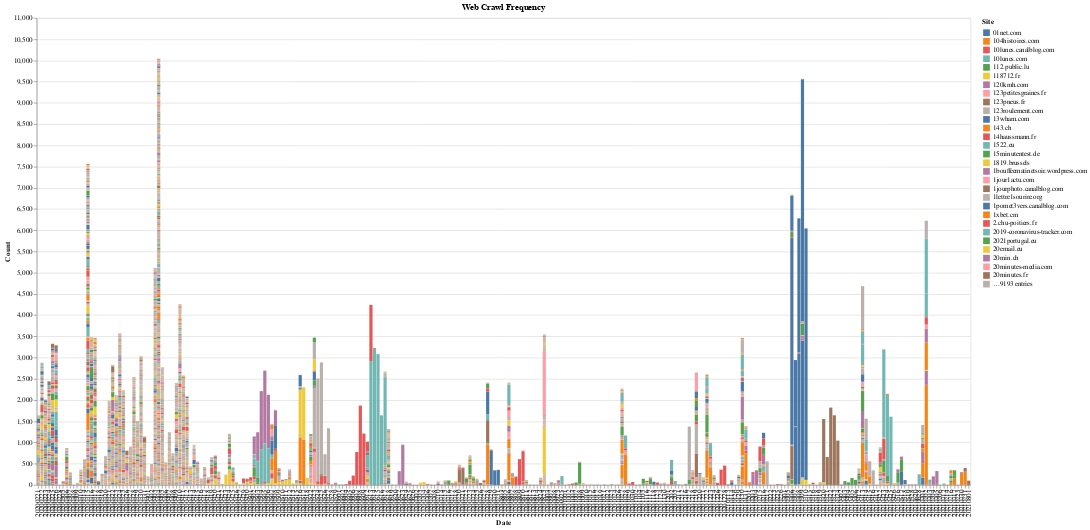

Notebook source saved alongside this figure:
### Markdown cell above
Next, we'll create a stacked bar chart where each bar will show the distribution of pages in that crawl by top-level domain.

**NOTE**: Charts like this one work a lot better with collections that have more than 1 or 2 crawl dates. The temporal aspect is definitely something to take into consideration with each of the examples provided in this notebook.

### Code cell
## Altair has a default limit of 5000 rows, and this DataFrame is ~7700 rows, so we're going to disable the max allowed rows.
alt.data_transformers.disable_max_rows()

crawl_chart = (
    alt.Chart(crawl_sites)
    .mark_bar()
    .encode(
        x="Date:O",
        y="Count:Q",
        color="Site",
        tooltip="Site",
        order=alt.Order("Site", sort="descending"),
    )
)

crawl_chart.properties(width=1400, height=700, title="Web Crawl Frequency")

### Figure 1 — Vega-Lite specification as saved in the notebook (floating-point values rounded to 4 significant figures; data arrays with more than 128 entries replaced by an {"elided": "..."} marker saying what was removed)
{"config": {"view": {"continuousWidth": 400, "continuousHeight": 300}}, "data": {"name": "data-f1a9f67c68017e4cf5824b30558215fd"}, "mark": "bar", "encoding": {"color": {"type": "nominal", "field": "Site"}, "order": {"type": "nominal", "field": "Site", "sort": "descending"}, "tooltip": {"type": "nominal", "field": "Site"}, "x": {"type": "ordinal", "field": "Date"}, "y": {"type": "quantitative", "field": "Count"}}, "height": 700, "title": "Web Crawl Frequency", "width": 1400, "$schema": "https://vega.github.io/schema/vega-lite/v4.8.1.json", "datasets": {"data-f1a9f67c68017e4cf5824b30558215fd": {"elided": "27570 records"}}}
